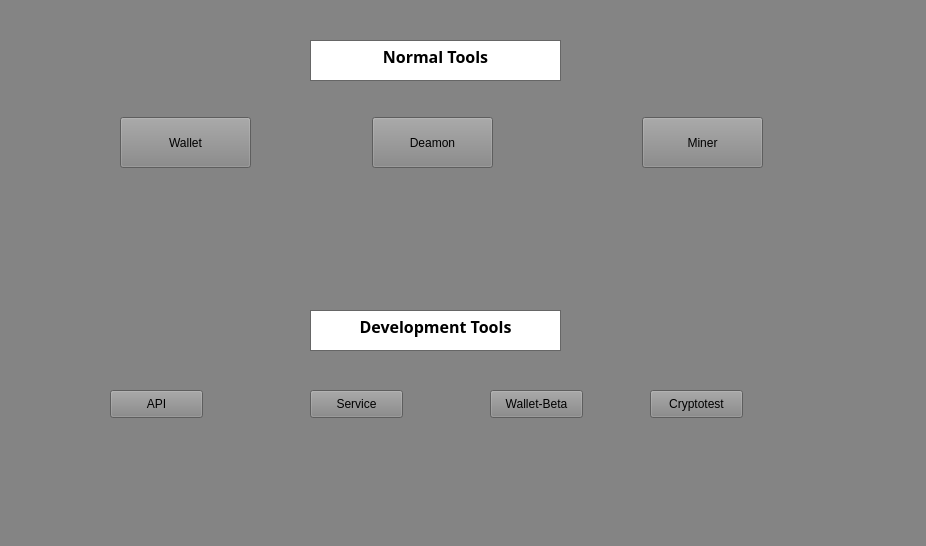
<?xml version="1.0" encoding="UTF-8"?>
<ui version="4.0">
 <class>MainWindow</class>
 <widget class="QMainWindow" name="MainWindow">
  <property name="geometry">
   <rect>
    <x>0</x>
    <y>0</y>
    <width>926</width>
    <height>546</height>
   </rect>
  </property>
  <property name="palette">
   <palette>
    <active>
     <colorrole role="WindowText">
      <brush brushstyle="SolidPattern">
       <color alpha="255">
        <red>0</red>
        <green>0</green>
        <blue>0</blue>
       </color>
      </brush>
     </colorrole>
     <colorrole role="Button">
      <brush brushstyle="SolidPattern">
       <color alpha="255">
        <red>132</red>
        <green>132</green>
        <blue>132</blue>
       </color>
      </brush>
     </colorrole>
     <colorrole role="Light">
      <brush brushstyle="SolidPattern">
       <color alpha="255">
        <red>198</red>
        <green>198</green>
        <blue>198</blue>
       </color>
      </brush>
     </colorrole>
     <colorrole role="Midlight">
      <brush brushstyle="SolidPattern">
       <color alpha="255">
        <red>165</red>
        <green>165</green>
        <blue>165</blue>
       </color>
      </brush>
     </colorrole>
     <colorrole role="Dark">
      <brush brushstyle="SolidPattern">
       <color alpha="255">
        <red>66</red>
        <green>66</green>
        <blue>66</blue>
       </color>
      </brush>
     </colorrole>
     <colorrole role="Mid">
      <brush brushstyle="SolidPattern">
       <color alpha="255">
        <red>88</red>
        <green>88</green>
        <blue>88</blue>
       </color>
      </brush>
     </colorrole>
     <colorrole role="Text">
      <brush brushstyle="SolidPattern">
       <color alpha="255">
        <red>0</red>
        <green>0</green>
        <blue>0</blue>
       </color>
      </brush>
     </colorrole>
     <colorrole role="BrightText">
      <brush brushstyle="SolidPattern">
       <color alpha="255">
        <red>255</red>
        <green>255</green>
        <blue>255</blue>
       </color>
      </brush>
     </colorrole>
     <colorrole role="ButtonText">
      <brush brushstyle="SolidPattern">
       <color alpha="255">
        <red>0</red>
        <green>0</green>
        <blue>0</blue>
       </color>
      </brush>
     </colorrole>
     <colorrole role="Base">
      <brush brushstyle="SolidPattern">
       <color alpha="255">
        <red>255</red>
        <green>255</green>
        <blue>255</blue>
       </color>
      </brush>
     </colorrole>
     <colorrole role="Window">
      <brush brushstyle="SolidPattern">
       <color alpha="255">
        <red>132</red>
        <green>132</green>
        <blue>132</blue>
       </color>
      </brush>
     </colorrole>
     <colorrole role="Shadow">
      <brush brushstyle="SolidPattern">
       <color alpha="255">
        <red>0</red>
        <green>0</green>
        <blue>0</blue>
       </color>
      </brush>
     </colorrole>
     <colorrole role="AlternateBase">
      <brush brushstyle="SolidPattern">
       <color alpha="255">
        <red>193</red>
        <green>193</green>
        <blue>193</blue>
       </color>
      </brush>
     </colorrole>
     <colorrole role="ToolTipBase">
      <brush brushstyle="SolidPattern">
       <color alpha="255">
        <red>255</red>
        <green>255</green>
        <blue>220</blue>
       </color>
      </brush>
     </colorrole>
     <colorrole role="ToolTipText">
      <brush brushstyle="SolidPattern">
       <color alpha="255">
        <red>0</red>
        <green>0</green>
        <blue>0</blue>
       </color>
      </brush>
     </colorrole>
     <colorrole role="PlaceholderText">
      <brush brushstyle="SolidPattern">
       <color alpha="128">
        <red>0</red>
        <green>0</green>
        <blue>0</blue>
       </color>
      </brush>
     </colorrole>
    </active>
    <inactive>
     <colorrole role="WindowText">
      <brush brushstyle="SolidPattern">
       <color alpha="255">
        <red>0</red>
        <green>0</green>
        <blue>0</blue>
       </color>
      </brush>
     </colorrole>
     <colorrole role="Button">
      <brush brushstyle="SolidPattern">
       <color alpha="255">
        <red>132</red>
        <green>132</green>
        <blue>132</blue>
       </color>
      </brush>
     </colorrole>
     <colorrole role="Light">
      <brush brushstyle="SolidPattern">
       <color alpha="255">
        <red>198</red>
        <green>198</green>
        <blue>198</blue>
       </color>
      </brush>
     </colorrole>
     <colorrole role="Midlight">
      <brush brushstyle="SolidPattern">
       <color alpha="255">
        <red>165</red>
        <green>165</green>
        <blue>165</blue>
       </color>
      </brush>
     </colorrole>
     <colorrole role="Dark">
      <brush brushstyle="SolidPattern">
       <color alpha="255">
        <red>66</red>
        <green>66</green>
        <blue>66</blue>
       </color>
      </brush>
     </colorrole>
     <colorrole role="Mid">
      <brush brushstyle="SolidPattern">
       <color alpha="255">
        <red>88</red>
        <green>88</green>
        <blue>88</blue>
       </color>
      </brush>
     </colorrole>
     <colorrole role="Text">
      <brush brushstyle="SolidPattern">
       <color alpha="255">
        <red>0</red>
        <green>0</green>
        <blue>0</blue>
       </color>
      </brush>
     </colorrole>
     <colorrole role="BrightText">
      <brush brushstyle="SolidPattern">
       <color alpha="255">
        <red>255</red>
        <green>255</green>
        <blue>255</blue>
       </color>
      </brush>
     </colorrole>
     <colorrole role="ButtonText">
      <brush brushstyle="SolidPattern">
       <color alpha="255">
        <red>0</red>
        <green>0</green>
        <blue>0</blue>
       </color>
      </brush>
     </colorrole>
     <colorrole role="Base">
      <brush brushstyle="SolidPattern">
       <color alpha="255">
        <red>255</red>
        <green>255</green>
        <blue>255</blue>
       </color>
      </brush>
     </colorrole>
     <colorrole role="Window">
      <brush brushstyle="SolidPattern">
       <color alpha="255">
        <red>132</red>
        <green>132</green>
        <blue>132</blue>
       </color>
      </brush>
     </colorrole>
     <colorrole role="Shadow">
      <brush brushstyle="SolidPattern">
       <color alpha="255">
        <red>0</red>
        <green>0</green>
        <blue>0</blue>
       </color>
      </brush>
     </colorrole>
     <colorrole role="AlternateBase">
      <brush brushstyle="SolidPattern">
       <color alpha="255">
        <red>193</red>
        <green>193</green>
        <blue>193</blue>
       </color>
      </brush>
     </colorrole>
     <colorrole role="ToolTipBase">
      <brush brushstyle="SolidPattern">
       <color alpha="255">
        <red>255</red>
        <green>255</green>
        <blue>220</blue>
       </color>
      </brush>
     </colorrole>
     <colorrole role="ToolTipText">
      <brush brushstyle="SolidPattern">
       <color alpha="255">
        <red>0</red>
        <green>0</green>
        <blue>0</blue>
       </color>
      </brush>
     </colorrole>
     <colorrole role="PlaceholderText">
      <brush brushstyle="SolidPattern">
       <color alpha="128">
        <red>0</red>
        <green>0</green>
        <blue>0</blue>
       </color>
      </brush>
     </colorrole>
    </inactive>
    <disabled>
     <colorrole role="WindowText">
      <brush brushstyle="SolidPattern">
       <color alpha="255">
        <red>66</red>
        <green>66</green>
        <blue>66</blue>
       </color>
      </brush>
     </colorrole>
     <colorrole role="Button">
      <brush brushstyle="SolidPattern">
       <color alpha="255">
        <red>132</red>
        <green>132</green>
        <blue>132</blue>
       </color>
      </brush>
     </colorrole>
     <colorrole role="Light">
      <brush brushstyle="SolidPattern">
       <color alpha="255">
        <red>198</red>
        <green>198</green>
        <blue>198</blue>
       </color>
      </brush>
     </colorrole>
     <colorrole role="Midlight">
      <brush brushstyle="SolidPattern">
       <color alpha="255">
        <red>165</red>
        <green>165</green>
        <blue>165</blue>
       </color>
      </brush>
     </colorrole>
     <colorrole role="Dark">
      <brush brushstyle="SolidPattern">
       <color alpha="255">
        <red>66</red>
        <green>66</green>
        <blue>66</blue>
       </color>
      </brush>
     </colorrole>
     <colorrole role="Mid">
      <brush brushstyle="SolidPattern">
       <color alpha="255">
        <red>88</red>
        <green>88</green>
        <blue>88</blue>
       </color>
      </brush>
     </colorrole>
     <colorrole role="Text">
      <brush brushstyle="SolidPattern">
       <color alpha="255">
        <red>66</red>
        <green>66</green>
        <blue>66</blue>
       </color>
      </brush>
     </colorrole>
     <colorrole role="BrightText">
      <brush brushstyle="SolidPattern">
       <color alpha="255">
        <red>255</red>
        <green>255</green>
        <blue>255</blue>
       </color>
      </brush>
     </colorrole>
     <colorrole role="ButtonText">
      <brush brushstyle="SolidPattern">
       <color alpha="255">
        <red>66</red>
        <green>66</green>
        <blue>66</blue>
       </color>
      </brush>
     </colorrole>
     <colorrole role="Base">
      <brush brushstyle="SolidPattern">
       <color alpha="255">
        <red>132</red>
        <green>132</green>
        <blue>132</blue>
       </color>
      </brush>
     </colorrole>
     <colorrole role="Window">
      <brush brushstyle="SolidPattern">
       <color alpha="255">
        <red>132</red>
        <green>132</green>
        <blue>132</blue>
       </color>
      </brush>
     </colorrole>
     <colorrole role="Shadow">
      <brush brushstyle="SolidPattern">
       <color alpha="255">
        <red>0</red>
        <green>0</green>
        <blue>0</blue>
       </color>
      </brush>
     </colorrole>
     <colorrole role="AlternateBase">
      <brush brushstyle="SolidPattern">
       <color alpha="255">
        <red>132</red>
        <green>132</green>
        <blue>132</blue>
       </color>
      </brush>
     </colorrole>
     <colorrole role="ToolTipBase">
      <brush brushstyle="SolidPattern">
       <color alpha="255">
        <red>255</red>
        <green>255</green>
        <blue>220</blue>
       </color>
      </brush>
     </colorrole>
     <colorrole role="ToolTipText">
      <brush brushstyle="SolidPattern">
       <color alpha="255">
        <red>0</red>
        <green>0</green>
        <blue>0</blue>
       </color>
      </brush>
     </colorrole>
     <colorrole role="PlaceholderText">
      <brush brushstyle="SolidPattern">
       <color alpha="128">
        <red>0</red>
        <green>0</green>
        <blue>0</blue>
       </color>
      </brush>
     </colorrole>
    </disabled>
   </palette>
  </property>
  <property name="cursor">
   <cursorShape>ArrowCursor</cursorShape>
  </property>
  <property name="windowTitle">
   <string>KenBit GUI</string>
  </property>
  <property name="autoFillBackground">
   <bool>false</bool>
  </property>
  <property name="locale">
   <locale language="English" country="Germany"/>
  </property>
  <widget class="QWidget" name="centralWidget">
   <widget class="QTextBrowser" name="textBrowser">
    <property name="geometry">
     <rect>
      <x>310</x>
      <y>40</y>
      <width>251</width>
      <height>41</height>
     </rect>
    </property>
    <property name="font">
     <font>
      <family>Source Serif Pro Semibold</family>
      <pointsize>10</pointsize>
      <weight>75</weight>
      <bold>true</bold>
     </font>
    </property>
    <property name="autoFillBackground">
     <bool>false</bool>
    </property>
    <property name="html">
     <string>&lt;!DOCTYPE HTML PUBLIC &quot;-//W3C//DTD HTML 4.0//EN&quot; &quot;http://www.w3.org/TR/REC-html40/strict.dtd&quot;&gt;
&lt;html&gt;&lt;head&gt;&lt;meta name=&quot;qrichtext&quot; content=&quot;1&quot; /&gt;&lt;style type=&quot;text/css&quot;&gt;
p, li { white-space: pre-wrap; }
&lt;/style&gt;&lt;/head&gt;&lt;body style=&quot; font-family:'Source Serif Pro Semibold'; font-size:10pt; font-weight:600; font-style:normal;&quot;&gt;
&lt;p align=&quot;center&quot; style=&quot; margin-top:0px; margin-bottom:0px; margin-left:0px; margin-right:0px; -qt-block-indent:0; text-indent:0px;&quot;&gt;&lt;span style=&quot; font-size:12pt;&quot;&gt;Normal Tools&lt;/span&gt;&lt;/p&gt;&lt;/body&gt;&lt;/html&gt;</string>
    </property>
   </widget>
   <widget class="QTextBrowser" name="textBrowser_2">
    <property name="geometry">
     <rect>
      <x>310</x>
      <y>310</y>
      <width>251</width>
      <height>41</height>
     </rect>
    </property>
    <property name="font">
     <font>
      <family>Source Serif Pro Semibold</family>
      <pointsize>10</pointsize>
      <weight>75</weight>
      <bold>true</bold>
     </font>
    </property>
    <property name="autoFillBackground">
     <bool>false</bool>
    </property>
    <property name="html">
     <string>&lt;!DOCTYPE HTML PUBLIC &quot;-//W3C//DTD HTML 4.0//EN&quot; &quot;http://www.w3.org/TR/REC-html40/strict.dtd&quot;&gt;
&lt;html&gt;&lt;head&gt;&lt;meta name=&quot;qrichtext&quot; content=&quot;1&quot; /&gt;&lt;style type=&quot;text/css&quot;&gt;
p, li { white-space: pre-wrap; }
&lt;/style&gt;&lt;/head&gt;&lt;body style=&quot; font-family:'Source Serif Pro Semibold'; font-size:10pt; font-weight:600; font-style:normal;&quot;&gt;
&lt;p align=&quot;center&quot; style=&quot; margin-top:0px; margin-bottom:0px; margin-left:0px; margin-right:0px; -qt-block-indent:0; text-indent:0px;&quot;&gt;&lt;span style=&quot; font-size:12pt;&quot;&gt;Development Tools&lt;/span&gt;&lt;/p&gt;&lt;/body&gt;&lt;/html&gt;</string>
    </property>
   </widget>
   <widget class="QPushButton" name="pushButton">
    <property name="geometry">
     <rect>
      <x>372</x>
      <y>117</y>
      <width>121</width>
      <height>51</height>
     </rect>
    </property>
    <property name="text">
     <string>Deamon</string>
    </property>
   </widget>
   <widget class="QPushButton" name="pushButton_2">
    <property name="geometry">
     <rect>
      <x>120</x>
      <y>117</y>
      <width>131</width>
      <height>51</height>
     </rect>
    </property>
    <property name="text">
     <string>Wallet</string>
    </property>
   </widget>
   <widget class="QPushButton" name="pushButton_3">
    <property name="geometry">
     <rect>
      <x>642</x>
      <y>117</y>
      <width>121</width>
      <height>51</height>
     </rect>
    </property>
    <property name="text">
     <string>Miner</string>
    </property>
   </widget>
   <widget class="QPushButton" name="pushButton_4">
    <property name="geometry">
     <rect>
      <x>110</x>
      <y>390</y>
      <width>93</width>
      <height>28</height>
     </rect>
    </property>
    <property name="text">
     <string>API</string>
    </property>
   </widget>
   <widget class="QPushButton" name="pushButton_5">
    <property name="geometry">
     <rect>
      <x>310</x>
      <y>390</y>
      <width>93</width>
      <height>28</height>
     </rect>
    </property>
    <property name="text">
     <string>Service</string>
    </property>
   </widget>
   <widget class="QPushButton" name="pushButton_6">
    <property name="geometry">
     <rect>
      <x>490</x>
      <y>390</y>
      <width>93</width>
      <height>28</height>
     </rect>
    </property>
    <property name="text">
     <string>Wallet-Beta</string>
    </property>
   </widget>
   <widget class="QPushButton" name="pushButton_7">
    <property name="geometry">
     <rect>
      <x>650</x>
      <y>390</y>
      <width>93</width>
      <height>28</height>
     </rect>
    </property>
    <property name="text">
     <string>Cryptotest</string>
    </property>
   </widget>
  </widget>
  <widget class="QStatusBar" name="statusBar">
   <property name="sizeGripEnabled">
    <bool>false</bool>
   </property>
  </widget>
 </widget>
 <layoutdefault spacing="6" margin="11"/>
 <resources/>
 <connections/>
</ui>
